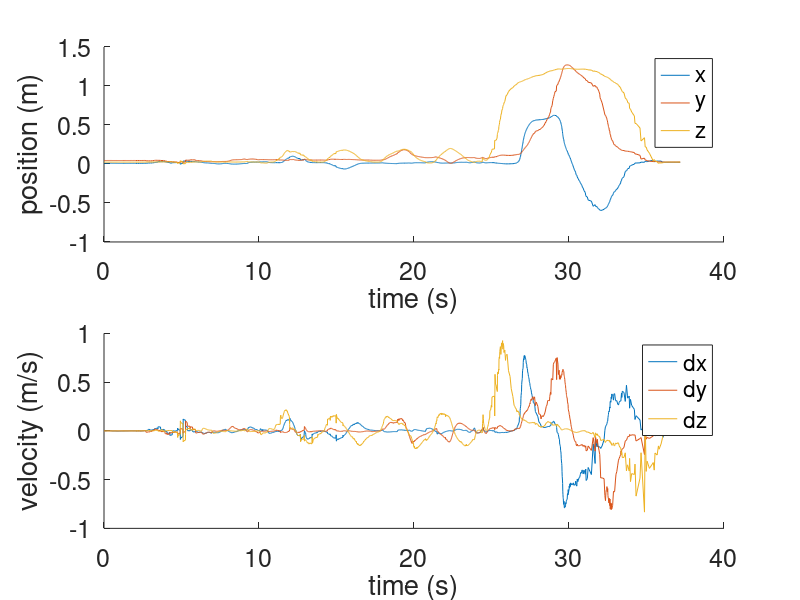
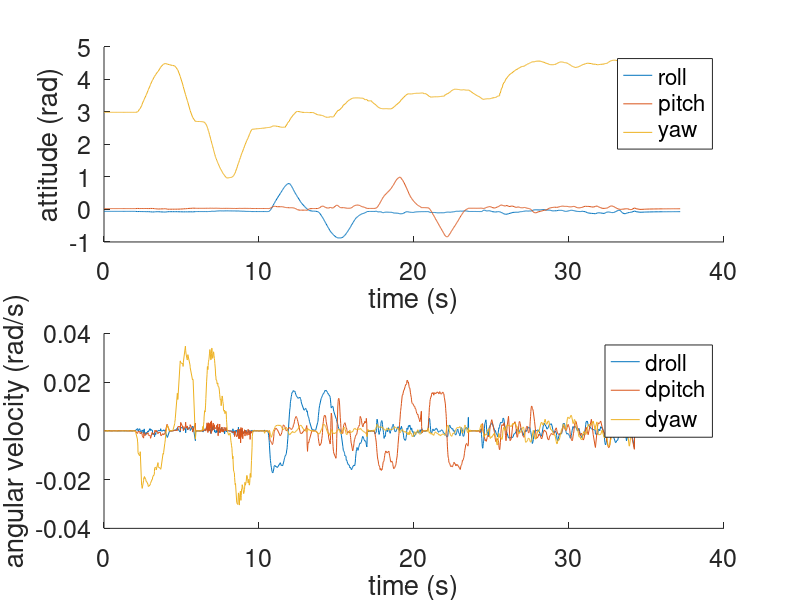
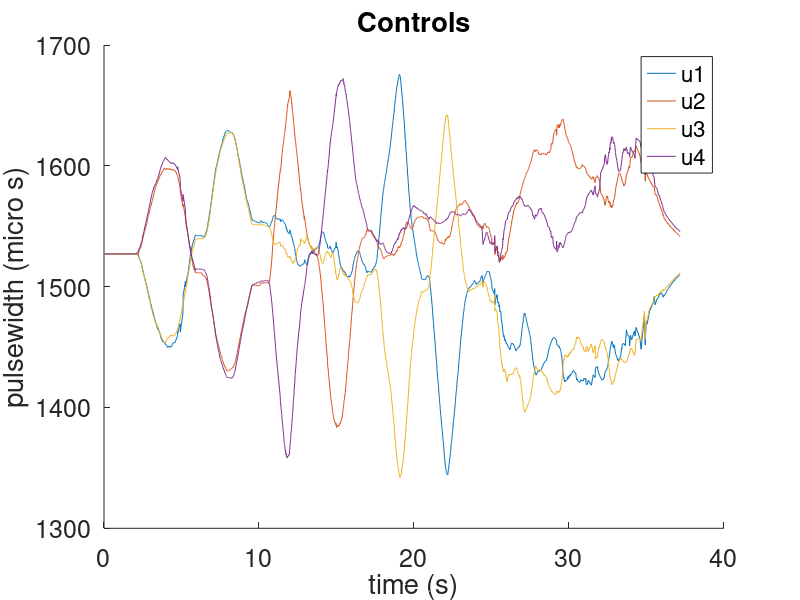

The MATLAB source for these figures, in order:
% PlotDroneData
close all
clear
clc
savetime = clock;
Data = load('data.csv');
fig_filename = 'ExperimentPlots/HandTest__';
fig_filetime = ['__',num2str(savetime(1)),'_',num2str(savetime(2)),'_',num2str(savetime(3)),'_',num2str(savetime(4)),'_',num2str(savetime(5))];

% Separate data
t      = Data(:,1);
x      = Data(:,2);
y      = Data(:,3);
z      = Data(:,4);
roll   = Data(:,5);
pitch  = Data(:,6);
yaw    = Data(:,7);
dx     = Data(:,8);
dy     = Data(:,9);
dz     = Data(:,10);
droll  = Data(:,11);
dpitch = Data(:,12);
dyaw   = Data(:,13);
u1     = Data(:,14);
u2     = Data(:,15);
u3     = Data(:,16);
u4     = Data(:,17);

% Calculate bandwidth
Hz = ((t(end)-t(1))/length(t))^-1;

% Convert to relative time
t_rel = t-t(1);

% Plot
fig1 = figure(1);
title('Position')
subplot(2,1,1)
hold on
plot(t_rel,x)
plot(t_rel,y)
plot(t_rel,z)
legend('x','y','z')
xlabel('time (s)')
ylabel('position (m)')
set(gca,'FontSize',18)
hold off
subplot(2,1,2)
hold on
plot(t_rel,dx)
plot(t_rel,dy)
plot(t_rel,dz)
legend('dx','dy','dz')
xlabel('time (s)')
ylabel('velocity (m/s)')
set(gca,'FontSize',18)
hold off

fig2 = figure(2);
title('Attitude')
subplot(2,1,1)
hold on
plot(t_rel,roll)
plot(t_rel,pitch)
plot(t_rel,yaw)
legend('roll','pitch','yaw')
xlabel('time (s)')
ylabel('attitude (rad)')
set(gca,'FontSize',18)
hold off
subplot(2,1,2)
hold on
plot(t_rel,droll)
plot(t_rel,dpitch)
plot(t_rel,dyaw)
legend('droll','dpitch','dyaw')
xlabel('time (s)')
ylabel('angular velocity (rad/s)')
set(gca,'FontSize',18)
hold off

fig3 = figure(3);
title('Controls')
hold on
plot(t_rel,u1)
plot(t_rel,u2)
plot(t_rel,u3)
plot(t_rel,u4)
legend('u1','u2','u3','u4')
xlabel('time (s)')
ylabel('pulsewidth (micro s)')
set(gca,'FontSize',18)
hold off

saveas(fig1,[fig_filename,'fig1',fig_filetime])
saveas(fig2,[fig_filename,'fig2',fig_filetime])
saveas(fig3,[fig_filename,'fig3',fig_filetime])




